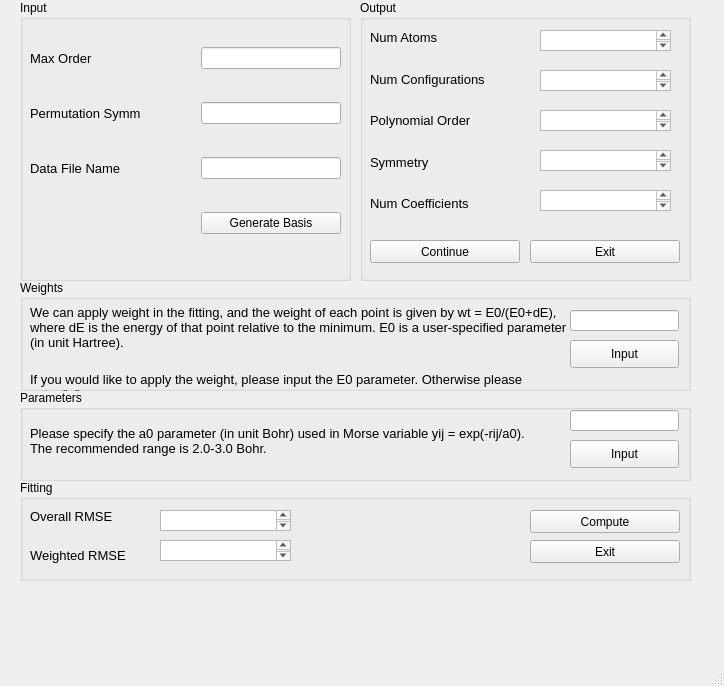
<?xml version="1.0" encoding="UTF-8"?>
<ui version="4.0">
 <class>MainWindow</class>
 <widget class="QMainWindow" name="MainWindow">
  <property name="geometry">
   <rect>
    <x>0</x>
    <y>0</y>
    <width>724</width>
    <height>686</height>
   </rect>
  </property>
  <property name="sizePolicy">
   <sizepolicy hsizetype="Preferred" vsizetype="Maximum">
    <horstretch>0</horstretch>
    <verstretch>0</verstretch>
   </sizepolicy>
  </property>
  <property name="windowTitle">
   <string>MainWindow</string>
  </property>
  <widget class="QWidget" name="centralwidget">
   <widget class="QGroupBox" name="groupBox">
    <property name="geometry">
     <rect>
      <x>20</x>
      <y>0</y>
      <width>331</width>
      <height>281</height>
     </rect>
    </property>
    <property name="title">
     <string>Input</string>
    </property>
    <widget class="QWidget" name="gridLayoutWidget">
     <property name="geometry">
      <rect>
       <x>10</x>
       <y>20</y>
       <width>311</width>
       <height>241</height>
      </rect>
     </property>
     <layout class="QGridLayout" name="gridLayout_4">
      <property name="sizeConstraint">
       <enum>QLayout::SetDefaultConstraint</enum>
      </property>
      <property name="horizontalSpacing">
       <number>60</number>
      </property>
      <item row="1" column="0">
       <widget class="QLabel" name="label_2">
        <property name="font">
         <font>
          <pointsize>10</pointsize>
         </font>
        </property>
        <property name="text">
         <string>Permutation Symm</string>
        </property>
       </widget>
      </item>
      <item row="0" column="1">
       <widget class="QLineEdit" name="lineEdit">
        <property name="enabled">
         <bool>true</bool>
        </property>
       </widget>
      </item>
      <item row="2" column="0">
       <widget class="QLabel" name="label_3">
        <property name="font">
         <font>
          <pointsize>10</pointsize>
         </font>
        </property>
        <property name="text">
         <string>Data File Name</string>
        </property>
       </widget>
      </item>
      <item row="1" column="1">
       <widget class="QLineEdit" name="lineEdit_2"/>
      </item>
      <item row="0" column="0">
       <widget class="QLabel" name="label">
        <property name="font">
         <font>
          <pointsize>10</pointsize>
         </font>
        </property>
        <property name="text">
         <string>Max Order</string>
        </property>
       </widget>
      </item>
      <item row="2" column="1">
       <widget class="QLineEdit" name="lineEdit_3"/>
      </item>
      <item row="3" column="1">
       <widget class="QPushButton" name="button1">
        <property name="text">
         <string>Generate Basis</string>
        </property>
       </widget>
      </item>
     </layout>
    </widget>
   </widget>
   <widget class="QGroupBox" name="groupBox_2">
    <property name="geometry">
     <rect>
      <x>360</x>
      <y>0</y>
      <width>331</width>
      <height>281</height>
     </rect>
    </property>
    <property name="title">
     <string>Output</string>
    </property>
    <widget class="QWidget" name="gridLayoutWidget_2">
     <property name="geometry">
      <rect>
       <x>10</x>
       <y>20</y>
       <width>151</width>
       <height>201</height>
      </rect>
     </property>
     <layout class="QGridLayout" name="gridLayout_5">
      <property name="sizeConstraint">
       <enum>QLayout::SetDefaultConstraint</enum>
      </property>
      <property name="horizontalSpacing">
       <number>6</number>
      </property>
      <item row="2" column="0">
       <widget class="QLabel" name="label_6">
        <property name="font">
         <font>
          <pointsize>10</pointsize>
         </font>
        </property>
        <property name="text">
         <string>Polynomial Order</string>
        </property>
       </widget>
      </item>
      <item row="1" column="0">
       <widget class="QLabel" name="label_5">
        <property name="font">
         <font>
          <pointsize>10</pointsize>
         </font>
        </property>
        <property name="text">
         <string>Num Configurations</string>
        </property>
       </widget>
      </item>
      <item row="4" column="0">
       <widget class="QLabel" name="label_8">
        <property name="font">
         <font>
          <pointsize>10</pointsize>
         </font>
        </property>
        <property name="text">
         <string>Num Coefficients</string>
        </property>
       </widget>
      </item>
      <item row="3" column="0">
       <widget class="QLabel" name="label_7">
        <property name="font">
         <font>
          <pointsize>10</pointsize>
         </font>
        </property>
        <property name="text">
         <string>Symmetry</string>
        </property>
       </widget>
      </item>
      <item row="0" column="0">
       <widget class="QLabel" name="label_4">
        <property name="font">
         <font>
          <pointsize>10</pointsize>
         </font>
        </property>
        <property name="text">
         <string>Num Atoms</string>
        </property>
       </widget>
      </item>
     </layout>
    </widget>
    <widget class="QTextBrowser" name="textBrowser">
     <property name="geometry">
      <rect>
       <x>180</x>
       <y>30</y>
       <width>131</width>
       <height>21</height>
      </rect>
     </property>
    </widget>
    <widget class="QTextBrowser" name="textBrowser_2">
     <property name="geometry">
      <rect>
       <x>180</x>
       <y>70</y>
       <width>131</width>
       <height>21</height>
      </rect>
     </property>
    </widget>
    <widget class="QTextBrowser" name="textBrowser_3">
     <property name="geometry">
      <rect>
       <x>180</x>
       <y>110</y>
       <width>131</width>
       <height>21</height>
      </rect>
     </property>
    </widget>
    <widget class="QTextBrowser" name="textBrowser_4">
     <property name="geometry">
      <rect>
       <x>180</x>
       <y>150</y>
       <width>131</width>
       <height>21</height>
      </rect>
     </property>
    </widget>
    <widget class="QTextBrowser" name="textBrowser_5">
     <property name="geometry">
      <rect>
       <x>180</x>
       <y>190</y>
       <width>131</width>
       <height>21</height>
      </rect>
     </property>
    </widget>
    <widget class="QPushButton" name="button2">
     <property name="geometry">
      <rect>
       <x>10</x>
       <y>240</y>
       <width>150</width>
       <height>23</height>
      </rect>
     </property>
     <property name="text">
      <string>Continue</string>
     </property>
    </widget>
    <widget class="QPushButton" name="button3">
     <property name="geometry">
      <rect>
       <x>170</x>
       <y>240</y>
       <width>150</width>
       <height>23</height>
      </rect>
     </property>
     <property name="text">
      <string>Exit</string>
     </property>
    </widget>
   </widget>
   <widget class="QGroupBox" name="groupBox_3">
    <property name="geometry">
     <rect>
      <x>20</x>
      <y>280</y>
      <width>671</width>
      <height>111</height>
     </rect>
    </property>
    <property name="title">
     <string>Weights</string>
    </property>
    <widget class="QWidget" name="gridLayoutWidget_3">
     <property name="geometry">
      <rect>
       <x>10</x>
       <y>20</y>
       <width>701</width>
       <height>113</height>
      </rect>
     </property>
     <layout class="QGridLayout" name="gridLayout">
      <item row="0" column="1">
       <widget class="QLabel" name="label_9">
        <property name="sizePolicy">
         <sizepolicy hsizetype="Preferred" vsizetype="Preferred">
          <horstretch>0</horstretch>
          <verstretch>0</verstretch>
         </sizepolicy>
        </property>
        <property name="font">
         <font>
          <pointsize>10</pointsize>
          <weight>50</weight>
          <bold>false</bold>
         </font>
        </property>
        <property name="text">
         <string>We can apply weight in the fitting, and the weight of each point is given by wt = E0/(E0+dE),
where dE is the energy of that point relative to the minimum. E0 is a user-specified parameter
(in unit Hartree).</string>
        </property>
       </widget>
      </item>
      <item row="1" column="1">
       <widget class="QLabel" name="label_10">
        <property name="font">
         <font>
          <pointsize>10</pointsize>
         </font>
        </property>
        <property name="text">
         <string>If you would like to apply the weight, please input the E0 parameter. Otherwise please
enter &quot;n&quot;.</string>
        </property>
       </widget>
      </item>
     </layout>
    </widget>
    <widget class="QLineEdit" name="lineEdit_4">
     <property name="geometry">
      <rect>
       <x>550</x>
       <y>30</y>
       <width>109</width>
       <height>21</height>
      </rect>
     </property>
     <property name="sizePolicy">
      <sizepolicy hsizetype="Maximum" vsizetype="Fixed">
       <horstretch>0</horstretch>
       <verstretch>0</verstretch>
      </sizepolicy>
     </property>
    </widget>
    <widget class="QPushButton" name="button4">
     <property name="geometry">
      <rect>
       <x>550</x>
       <y>60</y>
       <width>109</width>
       <height>28</height>
      </rect>
     </property>
     <property name="text">
      <string>Input</string>
     </property>
    </widget>
   </widget>
   <widget class="QGroupBox" name="groupBox_4">
    <property name="geometry">
     <rect>
      <x>20</x>
      <y>390</y>
      <width>671</width>
      <height>91</height>
     </rect>
    </property>
    <property name="title">
     <string>Parameters</string>
    </property>
    <widget class="QWidget" name="gridLayoutWidget_5">
     <property name="geometry">
      <rect>
       <x>10</x>
       <y>20</y>
       <width>650</width>
       <height>61</height>
      </rect>
     </property>
     <layout class="QGridLayout" name="gridLayout_3">
      <property name="sizeConstraint">
       <enum>QLayout::SetDefaultConstraint</enum>
      </property>
      <item row="0" column="0">
       <widget class="QLabel" name="label_11">
        <property name="sizePolicy">
         <sizepolicy hsizetype="Preferred" vsizetype="Preferred">
          <horstretch>0</horstretch>
          <verstretch>0</verstretch>
         </sizepolicy>
        </property>
        <property name="font">
         <font>
          <pointsize>10</pointsize>
         </font>
        </property>
        <property name="text">
         <string>Please specify the a0 parameter (in unit Bohr) used in Morse variable yij = exp(-rij/a0). 
The recommended range is 2.0-3.0 Bohr.</string>
        </property>
       </widget>
      </item>
     </layout>
    </widget>
    <widget class="QLineEdit" name="lineEdit_5">
     <property name="geometry">
      <rect>
       <x>550</x>
       <y>20</y>
       <width>109</width>
       <height>21</height>
      </rect>
     </property>
     <property name="sizePolicy">
      <sizepolicy hsizetype="Maximum" vsizetype="Fixed">
       <horstretch>0</horstretch>
       <verstretch>0</verstretch>
      </sizepolicy>
     </property>
    </widget>
    <widget class="QPushButton" name="button5">
     <property name="geometry">
      <rect>
       <x>550</x>
       <y>50</y>
       <width>109</width>
       <height>28</height>
      </rect>
     </property>
     <property name="text">
      <string>Input</string>
     </property>
    </widget>
   </widget>
   <widget class="QGroupBox" name="groupBox_5">
    <property name="geometry">
     <rect>
      <x>20</x>
      <y>480</y>
      <width>671</width>
      <height>101</height>
     </rect>
    </property>
    <property name="title">
     <string>Fitting</string>
    </property>
    <widget class="QWidget" name="gridLayoutWidget_4">
     <property name="geometry">
      <rect>
       <x>10</x>
       <y>20</y>
       <width>121</width>
       <height>71</height>
      </rect>
     </property>
     <layout class="QGridLayout" name="gridLayout_2">
      <item row="0" column="0">
       <widget class="QLabel" name="label_12">
        <property name="font">
         <font>
          <pointsize>10</pointsize>
         </font>
        </property>
        <property name="text">
         <string>Overall RMSE</string>
        </property>
       </widget>
      </item>
      <item row="1" column="0">
       <widget class="QLabel" name="label_13">
        <property name="font">
         <font>
          <pointsize>10</pointsize>
         </font>
        </property>
        <property name="text">
         <string>Weighted RMSE</string>
        </property>
       </widget>
      </item>
     </layout>
    </widget>
    <widget class="QPushButton" name="button6">
     <property name="geometry">
      <rect>
       <x>510</x>
       <y>30</y>
       <width>150</width>
       <height>23</height>
      </rect>
     </property>
     <property name="sizePolicy">
      <sizepolicy hsizetype="Maximum" vsizetype="Fixed">
       <horstretch>0</horstretch>
       <verstretch>0</verstretch>
      </sizepolicy>
     </property>
     <property name="text">
      <string>Compute</string>
     </property>
    </widget>
    <widget class="QPushButton" name="button7">
     <property name="geometry">
      <rect>
       <x>510</x>
       <y>60</y>
       <width>150</width>
       <height>23</height>
      </rect>
     </property>
     <property name="text">
      <string>Exit</string>
     </property>
    </widget>
    <widget class="QTextBrowser" name="textBrowser_6">
     <property name="geometry">
      <rect>
       <x>140</x>
       <y>30</y>
       <width>131</width>
       <height>21</height>
      </rect>
     </property>
    </widget>
    <widget class="QTextBrowser" name="textBrowser_7">
     <property name="geometry">
      <rect>
       <x>140</x>
       <y>60</y>
       <width>131</width>
       <height>21</height>
      </rect>
     </property>
    </widget>
   </widget>
  </widget>
  <widget class="QMenuBar" name="menubar">
   <property name="geometry">
    <rect>
     <x>0</x>
     <y>0</y>
     <width>724</width>
     <height>26</height>
    </rect>
   </property>
  </widget>
  <widget class="QStatusBar" name="statusbar"/>
 </widget>
 <resources/>
 <connections/>
</ui>
